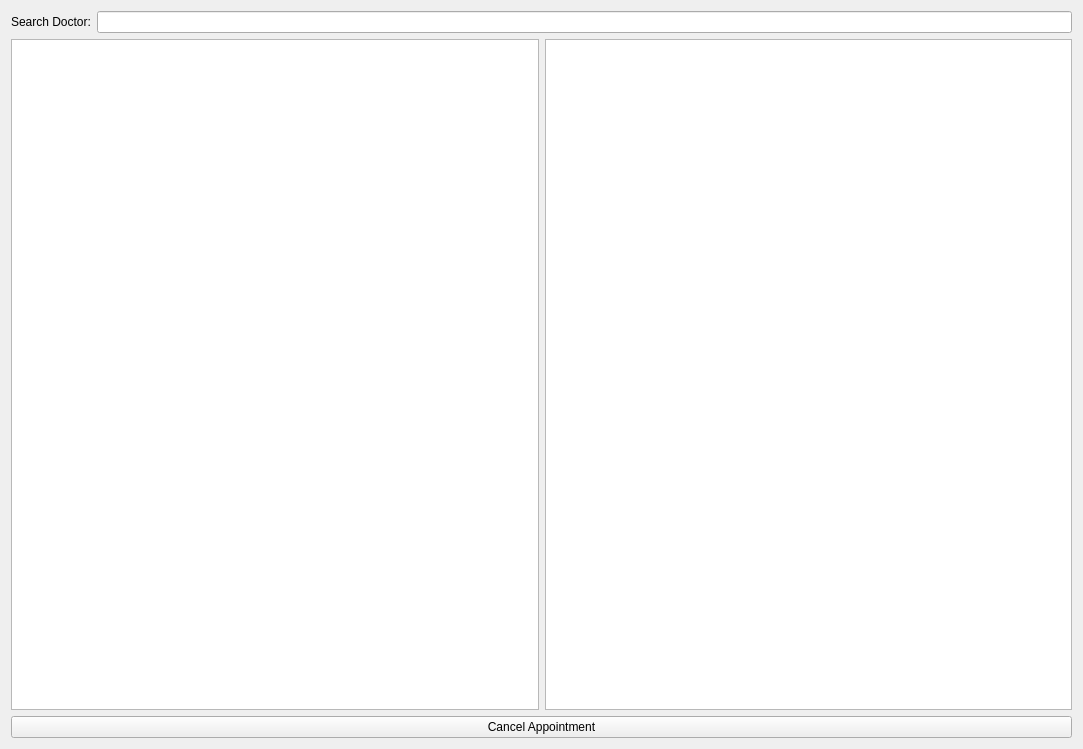
<?xml version="1.0" encoding="UTF-8"?>
<ui version="4.0">
 <class>TimeTableWidget</class>
 <widget class="QWidget" name="TimeTableWidget">
  <property name="geometry">
   <rect>
    <x>0</x>
    <y>0</y>
    <width>1083</width>
    <height>749</height>
   </rect>
  </property>
  <property name="windowTitle">
   <string>Form</string>
  </property>
  <layout class="QVBoxLayout" name="verticalLayout">
   <item>
    <layout class="QHBoxLayout" name="horizontalLayout">
     <item>
      <widget class="QLabel" name="label">
       <property name="text">
        <string>Search Doctor:</string>
       </property>
      </widget>
     </item>
     <item>
      <widget class="QLineEdit" name="txtSearch"/>
     </item>
    </layout>
   </item>
   <item>
    <layout class="QHBoxLayout" name="horizontalLayout_2">
     <item>
      <widget class="QTableView" name="doctorView">
       <property name="selectionMode">
        <enum>QAbstractItemView::SelectionMode::SingleSelection</enum>
       </property>
       <property name="selectionBehavior">
        <enum>QAbstractItemView::SelectionBehavior::SelectRows</enum>
       </property>
      </widget>
     </item>
     <item>
      <widget class="QTableView" name="slotView"/>
     </item>
    </layout>
   </item>
   <item>
    <widget class="QPushButton" name="btnCancelAppointment">
     <property name="text">
      <string>Cancel Appointment</string>
     </property>
    </widget>
   </item>
  </layout>
 </widget>
 <resources/>
 <connections/>
</ui>
